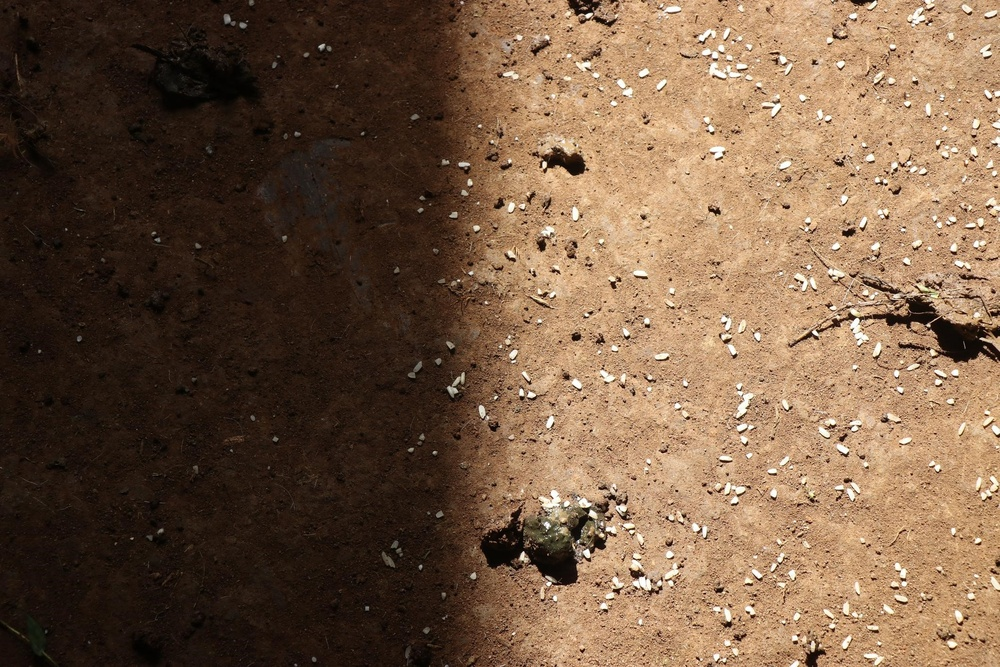
#> input picture 2/4-a.jpg.jpeg, 1000 x 667 px, shrunk from 2121 x 1414 before the run
$ python IL.py
#> lines starting #> are read from the running program, lines starting #| are printed output that depends on the picture
import cv2
import matplotlib.pyplot as plt

def enhance_illumination_global_he(image_path):
    # 1. Read the image
#> called with image_path = '4-a.jpg.jpeg'
    img = cv2.imread(image_path)
#> img is the input picture: shape (667, 1000, 3); mean B, G, R 67.9, 90.5, 116.9

    # 2. Convert from BGR to LAB color space to protect colors
    lab = cv2.cvtColor(img, cv2.COLOR_BGR2LAB)
#> lab: shape (667, 1000, 3); mean of channels 0, 1, 2 98.4, 135.5, 144.1

    # 3. Split the channels into L, A, and B
    l_channel, a, b = cv2.split(lab)
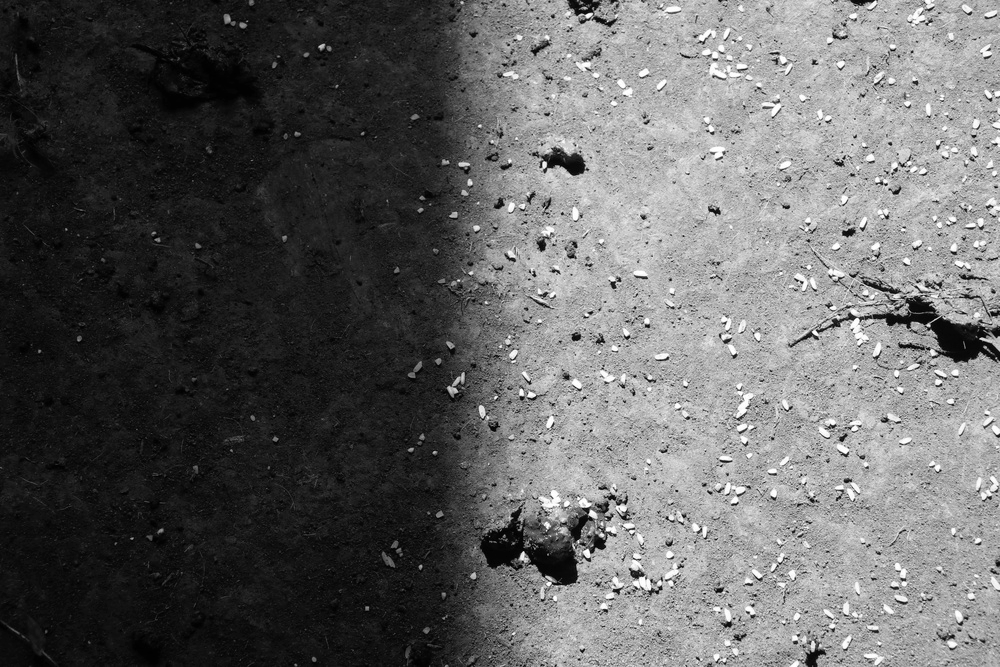
#> l_channel: shape (667, 1000); min 0, max 255, mean 98.4
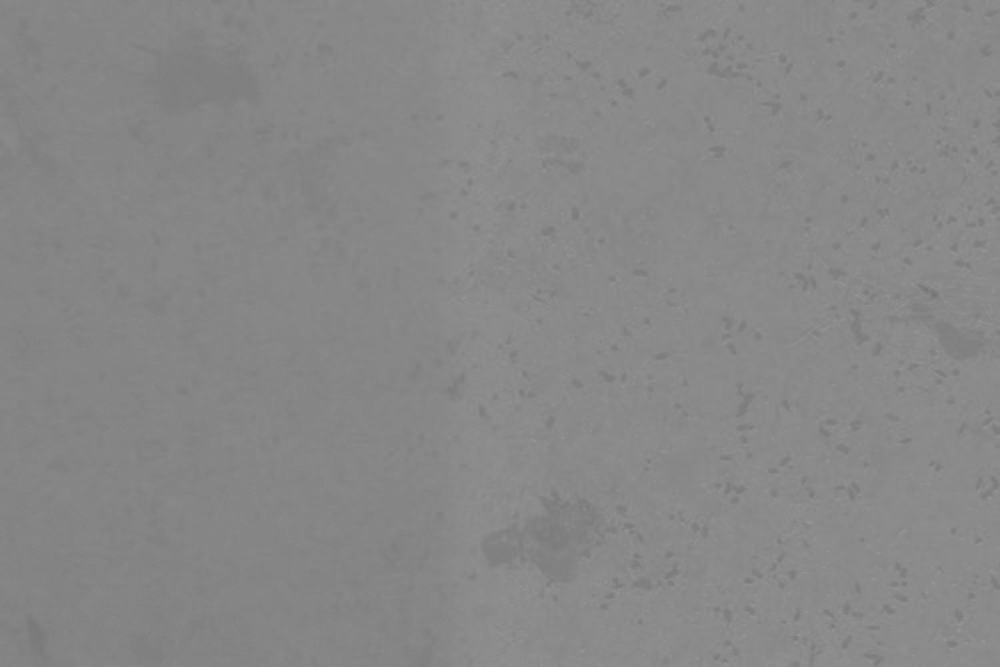
#> a: shape (667, 1000); min 117, max 152, mean 135.5

    # 4. Apply Standard Global Histogram Equalization ONLY to the L channel
    equalized_l = cv2.equalizeHist(l_channel)
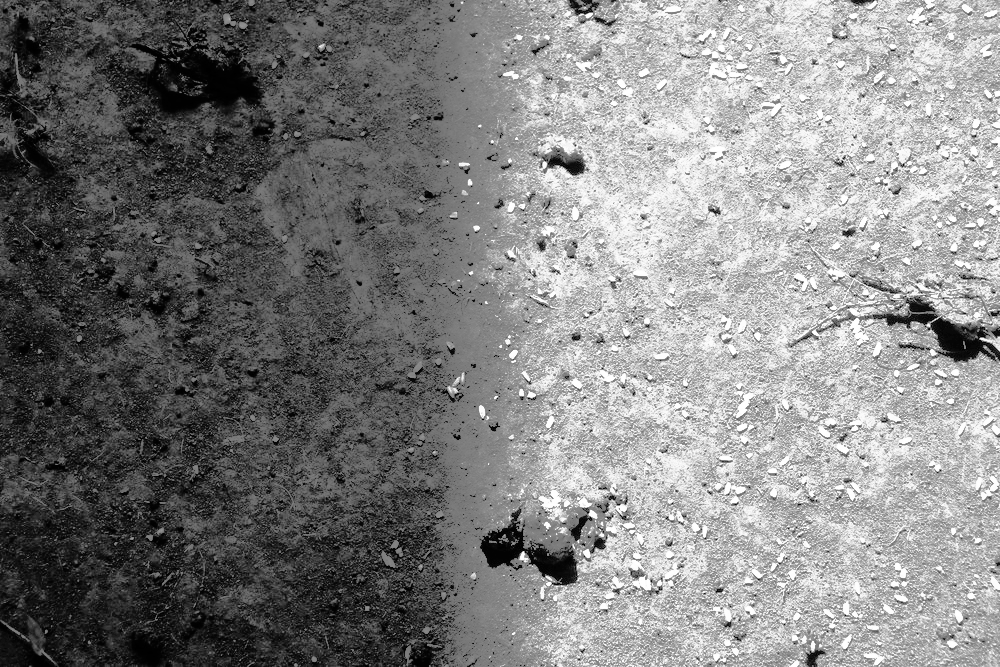
#> equalized_l: shape (667, 1000); min 0, max 255, mean 128.8

    # 5. Merge the enhanced L-channel back with the untouched A and B channels
    merged = cv2.merge((equalized_l, a, b))
#> merged: shape (667, 1000, 3); mean of channels 0, 1, 2 128.8, 135.5, 144.1

    # 6. Convert back to standard BGR for viewing/saving
    enhanced_img = cv2.cvtColor(merged, cv2.COLOR_LAB2BGR)
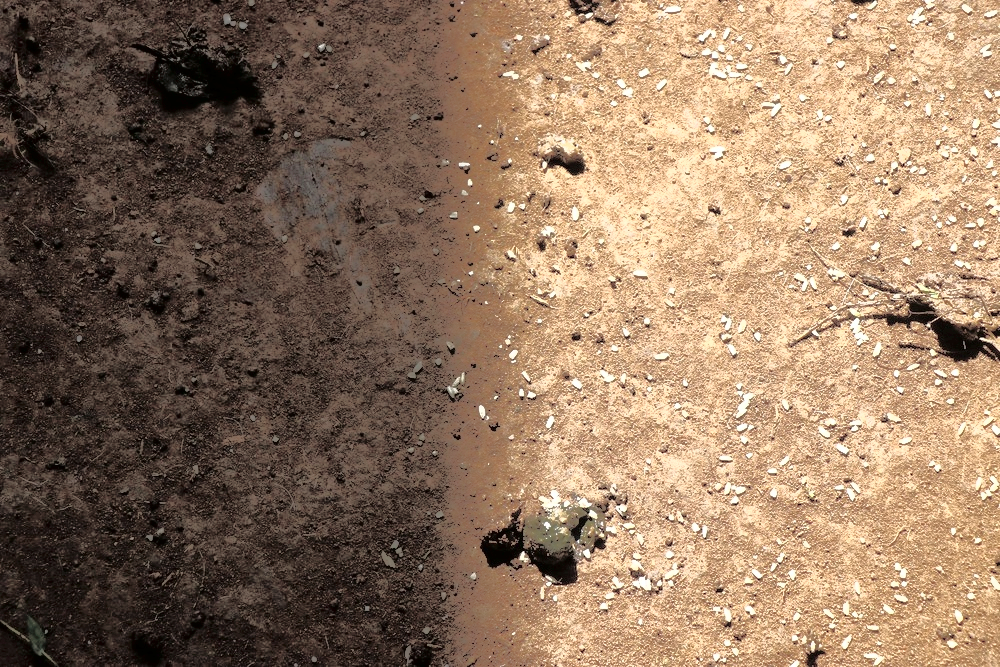
#> enhanced_img: shape (667, 1000, 3); mean B, G, R 95.9, 118.8, 145.1

    return enhanced_img

# Apply the function
enhanced_4a_global = enhance_illumination_global_he('4-a.jpg.jpeg')
enhanced_4b_global = enhance_illumination_global_he('4-b.jpg.jpeg')
#> call 2 of enhance_illumination_global_he, with image_path = '4-b.jpg.jpeg'
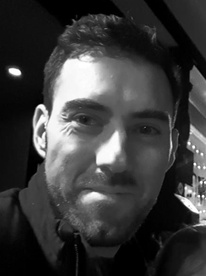
#> input picture 2/4-b.jpg.jpeg, 206 x 276 px, shrunk from 436 x 585 before the run
#> in enhance_illumination_global_he, img is the input picture: shape (276, 206, 3); min 0, max 255, mean 58.7
#> in enhance_illumination_global_he (call 2), `lab = cv2.cvtColor(img, cv2.COLOR_BGR2LAB)`: lab: shape (276, 206, 3); mean of channels 0, 1, 2 60.3, 128, 128
#> in enhance_illumination_global_he (call 2), `l_channel, a, b = cv2.split(lab)`: a: shape (276, 206); every value is 128
#> in enhance_illumination_global_he (call 2), `equalized_l = cv2.equalizeHist(l_channel)`:
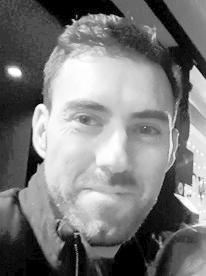
#> equalized_l: shape (276, 206); min 0, max 255, mean 122.5
#> in enhance_illumination_global_he (call 2), `merged = cv2.merge((equalized_l, a, b))`: merged: shape (276, 206, 3); mean of channels 0, 1, 2 122.5, 128, 128

# Convert from BGR (OpenCV) to RGB (Matplotlib)
enhanced_4a_rgb = cv2.cvtColor(enhanced_4a_global, cv2.COLOR_BGR2RGB)
enhanced_4b_rgb = cv2.cvtColor(enhanced_4b_global, cv2.COLOR_BGR2RGB)

# Set up the matplotlib figure
fig, axes = plt.subplots(1, 2, figsize=(12, 6))

# Plot the first enhanced image
axes[0].imshow(enhanced_4a_rgb)
axes[0].set_title('Enhanced Image (4-a)')
axes[0].axis('off') # Hides the axis ticks/numbers

# Plot the second enhanced image
axes[1].imshow(enhanced_4b_rgb)
axes[1].set_title('Enhanced Image (4-b)')
axes[1].axis('off')

# Adjust layout and display
plt.tight_layout()
plt.show()
